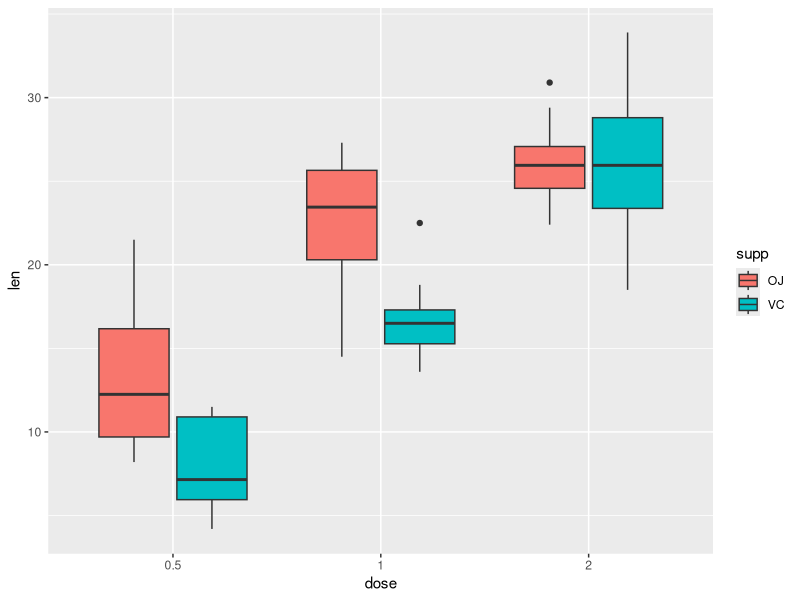

This chart was generated by the following R code:
## ---- chunk 1
# Cargar librerías
library(dplyr)
library(ggplot2)
library(rstatix)

# Cargar nuestros datos de interés
data <- ToothGrowth

# Inspeccionar nuestros datos
str(data)
## ---- chunk 2
# Convertir la variable dose a factor
data$dose <- factor(data$dose)

# Comprobemos el cambio
str(data)
## ---- chunk 3
# Cálculo en R básico
summary(data$len)
summary(data)

# Cálculo por grupos con dplyr
data_ss <- data %>% 
  group_by(supp, dose) %>% 
  summarise(min = min(len),
            q1 = quantile(len, probs = 0.25),
            q2 = quantile(len, probs = 0.50),
            q3 = quantile(len, probs = 0.75),
            max = max(len))

data_ss

# Cálculo con la función get_summary_stats() del paquete rstatix
data_ss2 <- data %>% 
  group_by(supp, dose) %>% 
  get_summary_stats(type = "five_number")

data_ss2
## ---- chunk 4
# Boxplot
ggplot(data, aes(dose, len, fill = supp)) +
  geom_boxplot()
